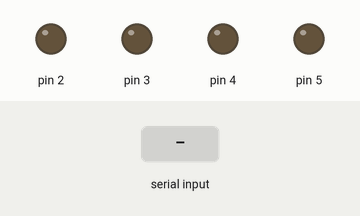
Bench run of a sketch on a simulated Arduino Uno, built with avr-gcc and run on an emulated ATmega328P. Shown: output pins drawn as LEDs (lit = HIGH). The test bench sets the inputs (shaded band).

Above: at 1.2 s.
1.3 s: "A\n" received over Serial
At 2.3 s:
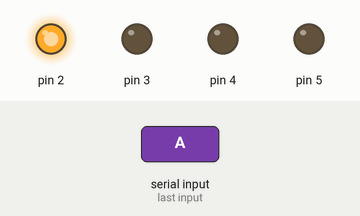
2.9 s: "B\n" received over Serial
At 3.6 s:
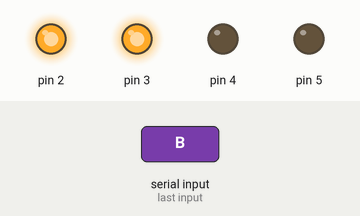
4.5 s: "C\n" received over Serial
At 4.8 s:
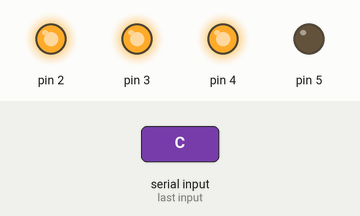
6.0 s: "D\n" received over Serial
At 7.1 s:
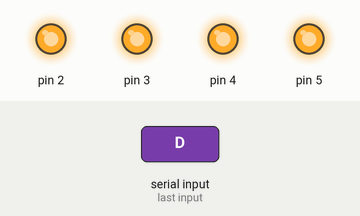
7.5 s: "a\n" received over Serial
At 8.3 s:
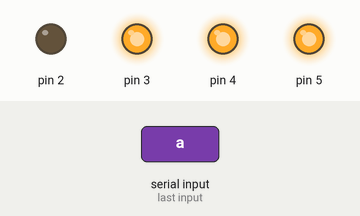
9.0 s: "b\n" received over Serial
At 9.4 s:
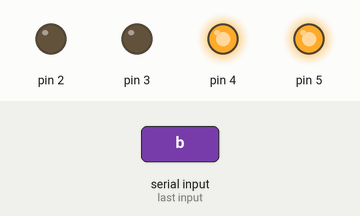
Timing chart, 0 to 11.5 s (numbered marks = the images above; inputs shaded):
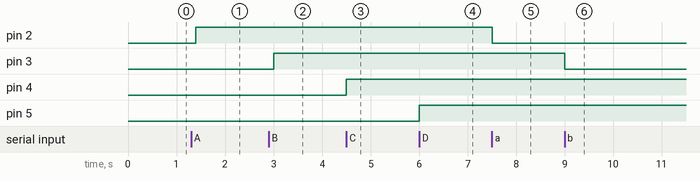

The sketch:

tugas2.ino
```cpp
String dataTerima;
void setup() {
  // put your setup code here, to run once:
Serial.begin(9600);
pinMode(2, OUTPUT);
pinMode(3, OUTPUT);
pinMode(4, OUTPUT);
pinMode(5, OUTPUT);
}

void loop() {
  // put your main code here, to run repeatedly:
if (Serial.available() > 0){
  dataTerima = Serial.readStringUntil('\n');

  if (dataTerima == "A"){digitalWrite(2,1);}
  if (dataTerima == "B"){digitalWrite(3,1);}
  if (dataTerima == "C"){digitalWrite(4,1);}
  if (dataTerima == "D"){digitalWrite(5,1);}

  if (dataTerima == "a"){digitalWrite(2,LOW);}
  if (dataTerima == "b"){digitalWrite(3,LOW);}
  if (dataTerima == "c"){digitalWrite(4,LOW);}
  if (dataTerima == "d"){digitalWrite(5,LOW);}
}
delay(100);
}
```

Measured:
- after the input at 1.3 s, pin 2: LOW → HIGH after 0.10 s
- after the input at 2.9 s, pin 3: LOW → HIGH after 0.10 s
- after the input at 4.5 s, pin 4: LOW → HIGH at once
- after the input at 6.0 s, pin 5: LOW → HIGH at once
- after the input at 7.5 s, pin 2: HIGH → LOW at once
- after the input at 9.0 s, pin 3: HIGH → LOW at once
